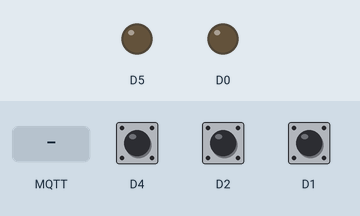
Bench run of a sketch on a simulated ESP8266 (NodeMCU). Shown: output pins drawn as LEDs (lit = HIGH). The inputs (shaded band) are chosen by the test bench; at power-on: D4 HIGH, D2 HIGH, D1 HIGH. WiFi joins after 1.5 s; servers stay silent unless stated; no MQTT or app messages arrive unless stated; what the sketch prints to the serial monitor is not drawn.

Above: at 2.7 s.
2.8 s: MQTT message "1" arrives on the first subscribed topic
At 4.7 s:
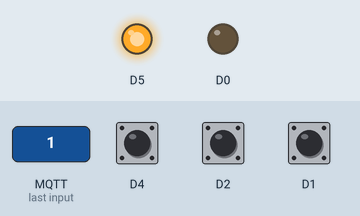
5.0 s: MQTT message "1" arrives on the second subscribed topic
At 6.4 s:
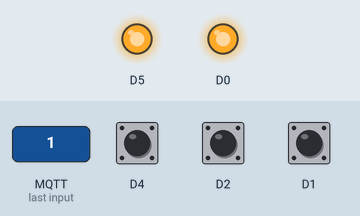
7.0 s: MQTT message "0" arrives on the first subscribed topic
At 8.1 s:
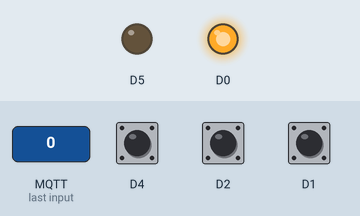
13.0 s: MQTT message "0" arrives on the second subscribed topic
At 14.2 s:
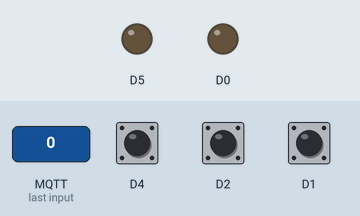
Timing chart, 0 to 16.0 s (numbered marks = the images above; inputs shaded):
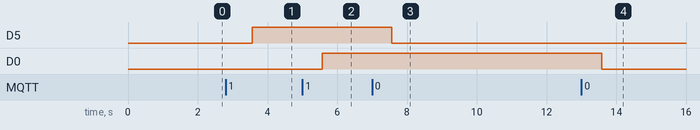

The sketch:

LAB8_3_MCU1.ino
```cpp
//https://nexpieiot.medium.com/%E0%B8%82%E0%B9%89%E0%B8%AD%E0%B8%84%E0%B8%A7%E0%B8%A3%E0%B8%A3%E0%B8%B0%E0%B8%A7%E0%B8%B1%E0%B8%87%E0%B8%81%E0%B8%B2%E0%B8%A3%E0%B9%83%E0%B8%8A%E0%B9%89%E0%B8%87%E0%B8%B2%E0%B8%99-mqtt-netpie-%E0%B8%81%E0%B8%B2%E0%B8%A3%E0%B9%83%E0%B8%8A%E0%B9%89%E0%B8%87%E0%B8%B2%E0%B8%99-subscribe-3d6b62298141
//Netpie การPlublish หรือ Subscibe ใน1second ไม่ยอมให้กระทำเกิน4 ครั้ง ถ้าเกินจะDisconnect Deviceตัวนั้นออกทันที
//ดังนั้นในแลปนี้เมื่อมีการกดสวิทช์1ครั้ง จะpublish 1 ครั้งเท่านั้น ถึงแม้ว่าจะกดแช่นานเท่าใดก็ตาม
#include <ESP8266WiFi.h>
#include <PubSubClient.h>

//const char* ssid     = "AndroidAP404D";        // ชื่อ ssid
//const char* password = "uxgg2076";    // รหัสผ่าน wifi

const char* ssid = "Bxston_pk";
const char* password = "Prasit2543";
const char* mqtt_server = "broker.netpie.io";
const int mqtt_port = 1883;
const char* mqtt_client = "a34ef63f-6beb-4c52-b097-9a9317c3f0f4";
const char* mqtt_username = "G5GmJ1u4ZSsXaUGXYJVBVHKp3UuJsBTs";
const char* mqtt_password = "NZw2QSgduFbDbBMDhxpza6bYhk11HgZV";

WiFiClient espClient;
PubSubClient client(espClient);

int SW1_mcu1,SW2_mcu1,SW3_mcu1;
int LED1mcu1, LED2mcu1;

char msg[100];
String data;
String dataold="0,0,0";
void reconnect()
{
while (!client.connected() )
 {
    Serial.print("Attempting MQTT connection…");
     if (client.connect(mqtt_client, mqtt_username, mqtt_password))
         {
         client.subscribe("@msg/sw1MCU3");
         client.subscribe("@msg/sw1MCU2");
         }
    else
        {
             Serial.print("failed, rc=");
             Serial.print(client.state());
             Serial.println("Try again in 5 seconds...");
             delay(5000);
        }
  }
}
void callback(char* topic,byte* payload, unsigned int length)
{
    Serial.print("Message arrived [");
    Serial.print(topic);
    Serial.print("]: ");
    String msg ;
   for (int i = 0; i < length; i++)
      {
        msg = msg + (char)payload[i];
      }
    Serial.println(msg);

  if (String(topic) == "@msg/sw1MCU2")
  {
   if (msg == "1")
    {
          digitalWrite(D0,HIGH);
          Serial.println("Turn on the LED1");
          LED1mcu1=1;
    }
  else if  (msg == "0")
    {
           digitalWrite(D0,LOW);
          Serial.println("Turn off the LED1");
          LED1mcu1=0;
    }
  }
 if (String(topic) == "@msg/sw1MCU3")
  {
   if (msg == "1")
    {
          digitalWrite(D5,HIGH);
          Serial.println("Turn on the LED2");
          LED2mcu1=1;
    }
else if (msg == "0")
    {
           digitalWrite(D5,LOW);
          Serial.println("Turn off the LED2");
          LED2mcu1=0;
    }
  }
}

void project()
{
 if(digitalRead(D1)==0)
  {
   SW1_mcu1=1;
  }
  else
  {
   SW1_mcu1=0;
  }

 if(digitalRead(D2)==0)
  {
   SW2_mcu1=1;
  }
  else
  {
   SW2_mcu1=0;
  }

 if(digitalRead(D4)==0)
  {
   SW3_mcu1=1;
  }
  else
  {
   SW3_mcu1=0;
  }

data = String(SW1_mcu1)+  "," + String(SW2_mcu1)+  "," + String(SW3_mcu1) ;

  if(data == dataold) // กำหนดไว้หัวfile ให้เริ่มที่dataold="0,0,0" ก่อน   ถ้าdata เข้ามาข้อมูลเหมือนเดิมจะไม่มีการPublish
     {
     }
  else  //  ถ้าdata เข้ามาข้อมูลไม่เหมือนเดิม แสดงว่ามีการกดสวิทช์จะมีการPublish
    {
     dataold=data;
     data.toCharArray(msg, (data.length() + 1));
     Serial.println(msg);
     client.publish("@msg/SWfromMCU1", msg);
     delay(1000); //use 1 Sec data tranfer very good
   }
}

void setup()
{
    Serial.begin(115200);
    pinMode(D0, OUTPUT); //LED0ถูกควบคุมจากMCU2
    pinMode(D5, OUTPUT); //LED1ถูกควบคุมจากMCU3
    pinMode(D1, INPUT);  //Switch ควบคุม LED0 MCU2
    pinMode(D2, INPUT);  //Switch ควบคุม LED0 MCU3
    pinMode(D4, INPUT);  //Switch ควบคุม LED1 MCU2 และ LED1 MCU3

    Serial.print("Connecting to ");
    Serial.println(ssid);
    WiFi.begin(ssid, password);
  while (WiFi.status() != WL_CONNECTED)
  {
    delay(500);
    Serial.print(".");
  }
  Serial.println("WiFi connected");
  Serial.print("IP address: ");
  Serial.println(WiFi.localIP());
  client.setServer(mqtt_server, mqtt_port);
  client.setCallback(callback);
}

void loop()
{
  if (!client.connected())
  {
    reconnect();
  }

 project(); //เรียกให้ฟังก์ชันชื่อprojectทำงาน

data="{\"data\":{ \"LED1mcu1status\":" + String(LED1mcu1)+" , \"LED2mcu1status\":" + String(LED2mcu1)+"   }}";
data.toCharArray(msg, (data.length() + 1));
Serial.println(msg);
client.publish("@shadow/data/update", msg);
client.loop();
delay(1000);   //use 1 Sec data transfer very good
}
```

Measured:
- after the input at 2.8 s, D5: LOW → HIGH after 0.76 s
- after the input at 5.0 s, D0: LOW → HIGH after 0.56 s
- after the input at 7.0 s, D5: HIGH → LOW after 0.57 s
- after the input at 13.0 s, D0: HIGH → LOW after 0.58 s
